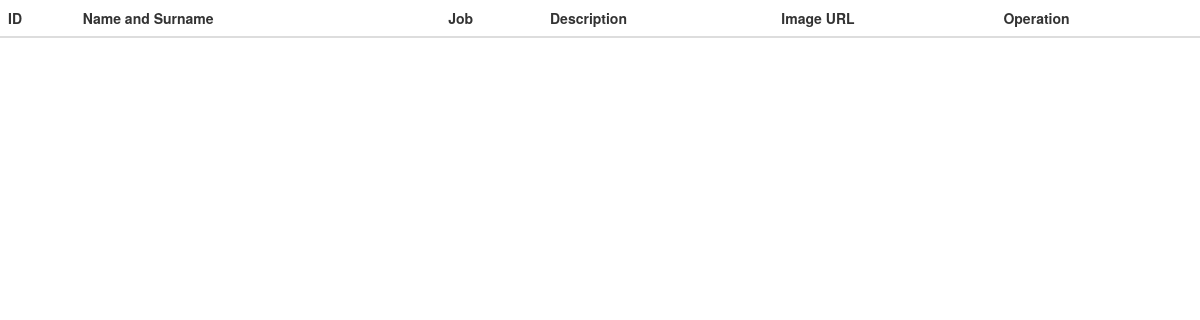
/php/editteam.php (signed in), run on an earlier commit of the app's database.
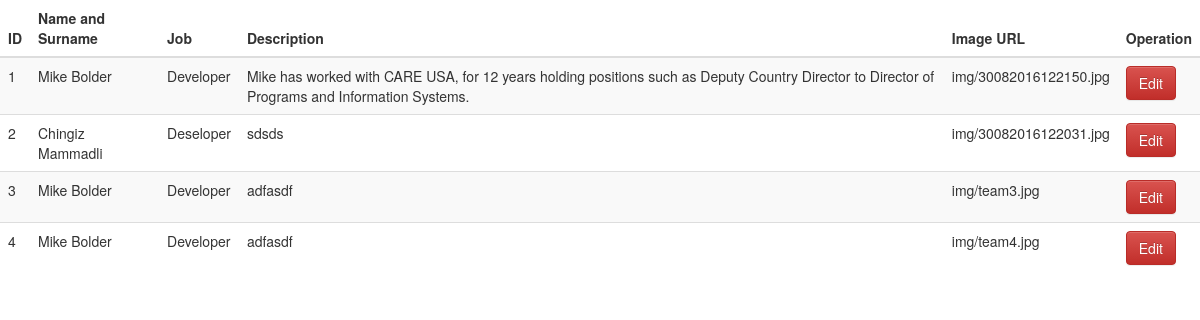
And on a later commit of the database.
### tables this page shows
CREATE TABLE `team` (
  `id` int(1) NOT NULL,
  `name` varchar(25) NOT NULL,
  `job` varchar(25) NOT NULL,
  `description` varchar(200) NOT NULL,
  `image` varchar(50) NOT NULL
);

### php/editteam.php (the view, shortened to what this page needs)
<?php
if($_SESSION["login"]){
?>
<!DOCTYPE html>
<html>
	<head>
		<link rel="stylesheet" href="../assets/css/bootstrap.css">
		<link rel="stylesheet" href="../assets/css/bootstrap-theme.css">
   </head>
	<body>
		<table class="table table-striped">
			<thead>
			<tr>
				<th>ID</th>
				<th>Name and Surname</th>
				<th>Job</th>
				<th>Description</th>
				<th>Image URL</th>
				<th>Operation</th>
			</tr>
			</thead>
			<tbody>
				<?php
					include "db.php";
					$query="SELECT * FROM team";
					$sendQuery=mysqli_query($db_con,$query);
					while($row=mysqli_fetch_assoc($sendQuery)){
						echo "<tr>";
						foreach($row as $key=>$value){
							echo "<td>".$value."</td>";
						} ?>
						<td><a class="btn btn-danger" href="editTeamMember.php?id=<?=$row['id'] ?>">Edit</a></td>
					</tr>
				<?php	}
				?>
			</tbody>
		</table>
	</body>
</html>
<?php
}else{
	header("Location:admin.php");
}
	?>

What changed in the data, as far as the page shows it:
added team: id "1", name "Mike Bolder", job "Developer", description "Mike has worked with CARE USA, for 12 years holding positions such as Deputy Country Director to Director of Programs and Information Systems.", image "img/30082016122150.jpg"
added team: id "2", name "Chingiz Mammadli", job "Deseloper", description "sdsds", image "img/30082016122031.jpg"
added team: id "3", name "Mike Bolder", job "Developer", description "adfasdf", image "img/team3.jpg"
added team: id "4", name "Mike Bolder", job "Developer", description "adfasdf", image "img/team4.jpg"
